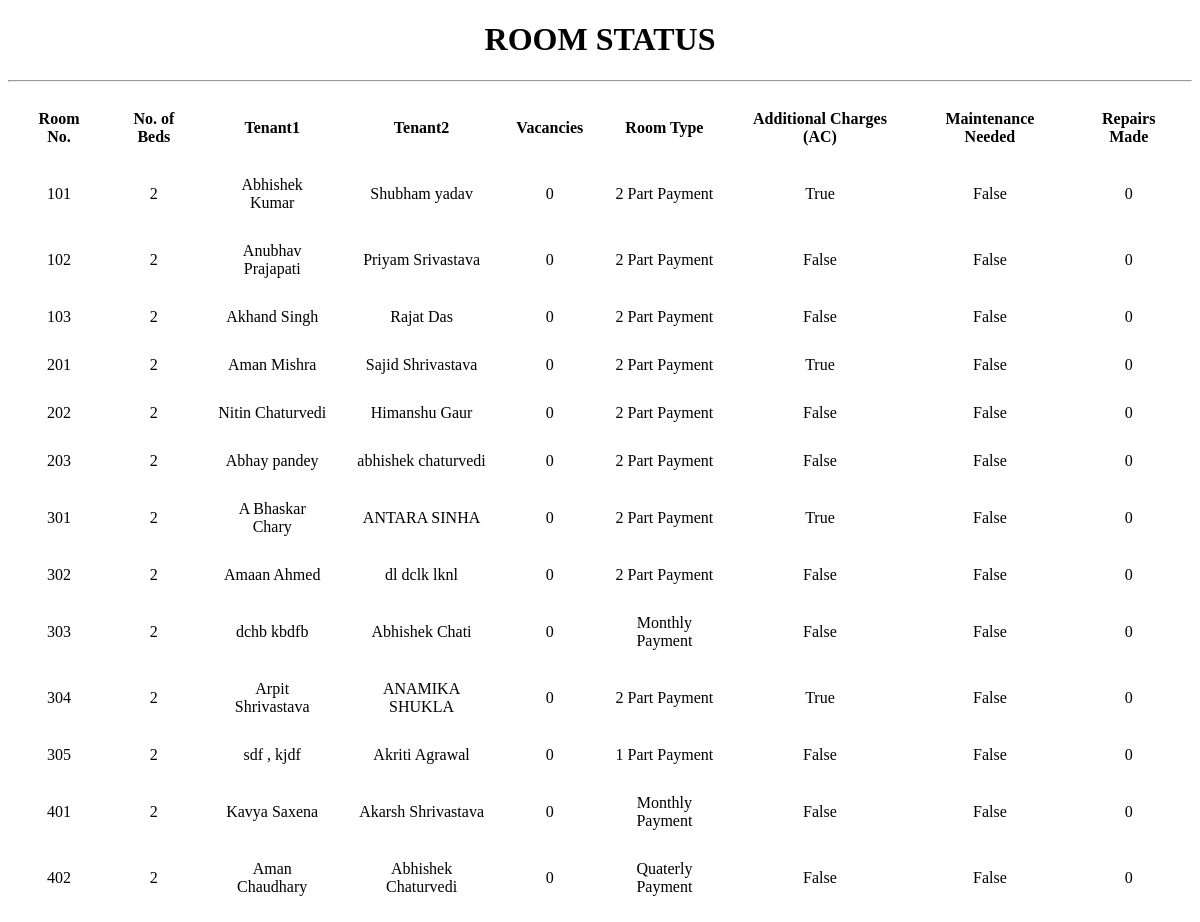
/view_rooms/ (signed in), run on an earlier commit of the app's database.
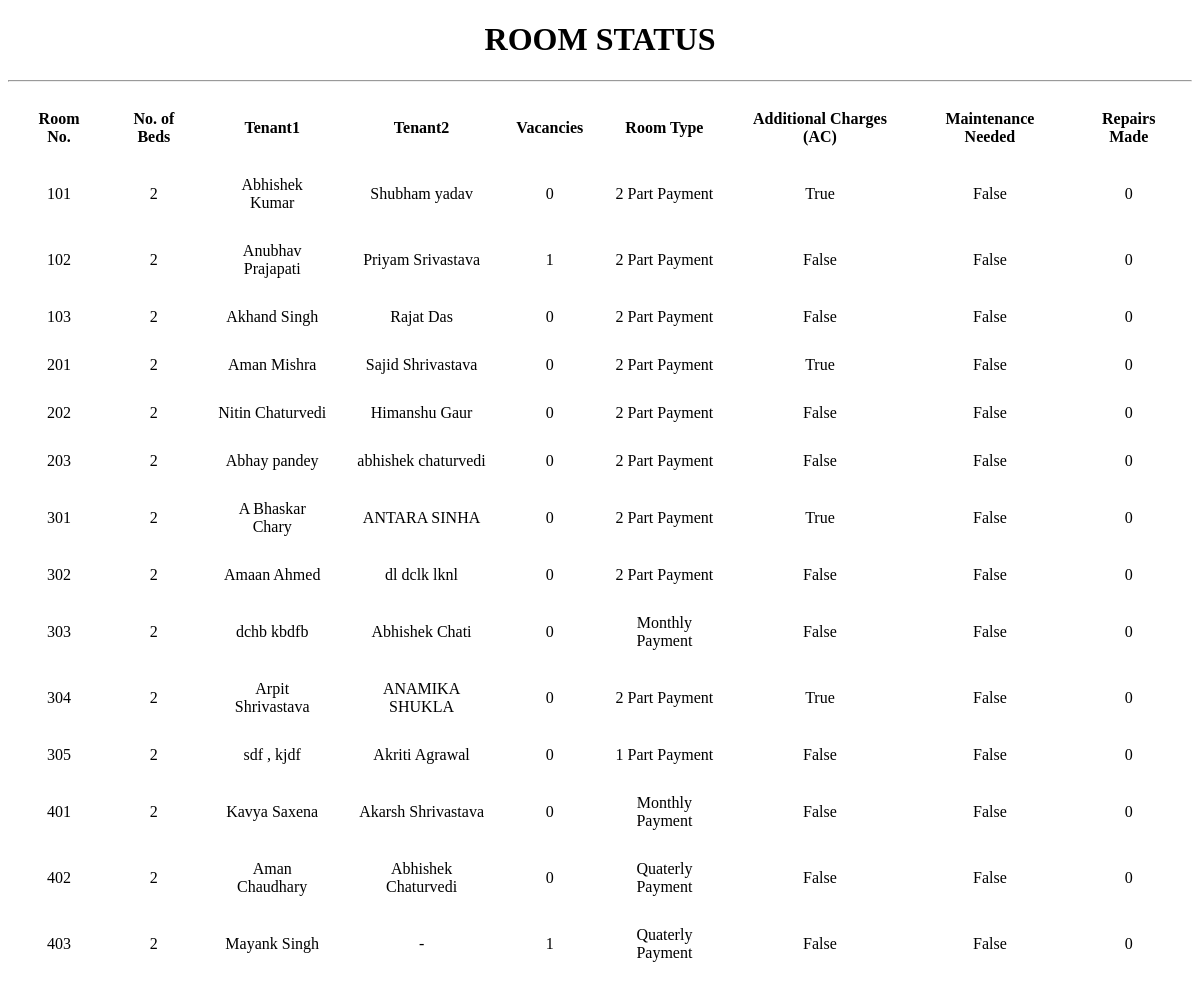
And on a later commit of the database.
### Room/models.py (models this page shows, shortened)
class Room(models.Model):
    room_number = models.CharField(max_length=5, primary_key=True, default=None)
    roomType = models.ForeignKey(Fees)
    capacity = models.CharField(max_length=5, default= '2')
    vacancy = models.CharField(max_length=5, default= '2')
    additional_charges = models.BooleanField(default= False)
    need_maintenance = models.BooleanField(default= False)
    repairs = models.CharField(max_length=8, default= '0')

### payfees/models.py (models this page shows)
class Fees(models.Model):
    room_type = models.CharField(max_length = 20, primary_key = True)
    parts_per_year = models.IntegerField()
    fees = models.FloatField(max_length = 20)
    security_money = models.FloatField(max_length = 5)
    fine = models.FloatField(max_length = 5)
    def __str__(self):
        return self.room_type

### Room/views.py (the view)
def index(request):
    if request.session.has_key('userid'):
        rooms = []
        all_rooms = Room.objects.all()
        for i in all_rooms:
            rooms.append(_room(i))
        return render(request, 'RoomView.html',{'object_list':rooms})
    return render(request, 'error.html')

### Room/templates/RoomView.html (shortened to what this page needs)
<!DOCTYPE html>
<html lang="en">
<head>
</head>
<body>
    <center><h1>ROOM STATUS</h1></center>
	<hr></hr>
    <table border="0" cellspacing="10" cellpadding="10" align="center">
		<tr><th>Room No.</th><th>No. of Beds</th><th>Tenant1</th><th>Tenant2</th><th>Vacancies</th><th>Room Type</th><th>Additional Charges (AC)</th>
            <th>Maintenance Needed</th><th>Repairs Made</th>
		</tr>
	{% for student in object_list %}
		<tr><td align="center">{{student.room_number}}</td><td align="center">{{ student.capacity }}</td><td align="center"> {{ student.tenant1 }}</td><td align="center"> {{ student.tenant2 }}</td>
			<td align="center">{{ student.vacancy }}</td></td><td align="center">{{ student.roomType }}</td>
			<td align="center">{{ student.additional_charges }}</td><td align="center">{{student.need_maintenance}}</td>
            <td align="center">{{student.repairs}}</td>
		</tr>
	{% endfor %}
	</table>
</body>
</html>

What changed in the data, as far as the page shows it:
added Room: room_number "403"
Also different on the page:
new list line: "102"
new list line: "2 Anubhav Prajapati Priyam Srivastava 1 False False 0"
new list line: "2 Part Payment"
new list line: "2 Mayank Singh - 1 False False 0"
new list line: "Quaterly Payment"
list line gone: "102"
list line gone: "2 Anubhav Prajapati Priyam Srivastava 0 False False 0"
list line gone: "2 Part Payment"
